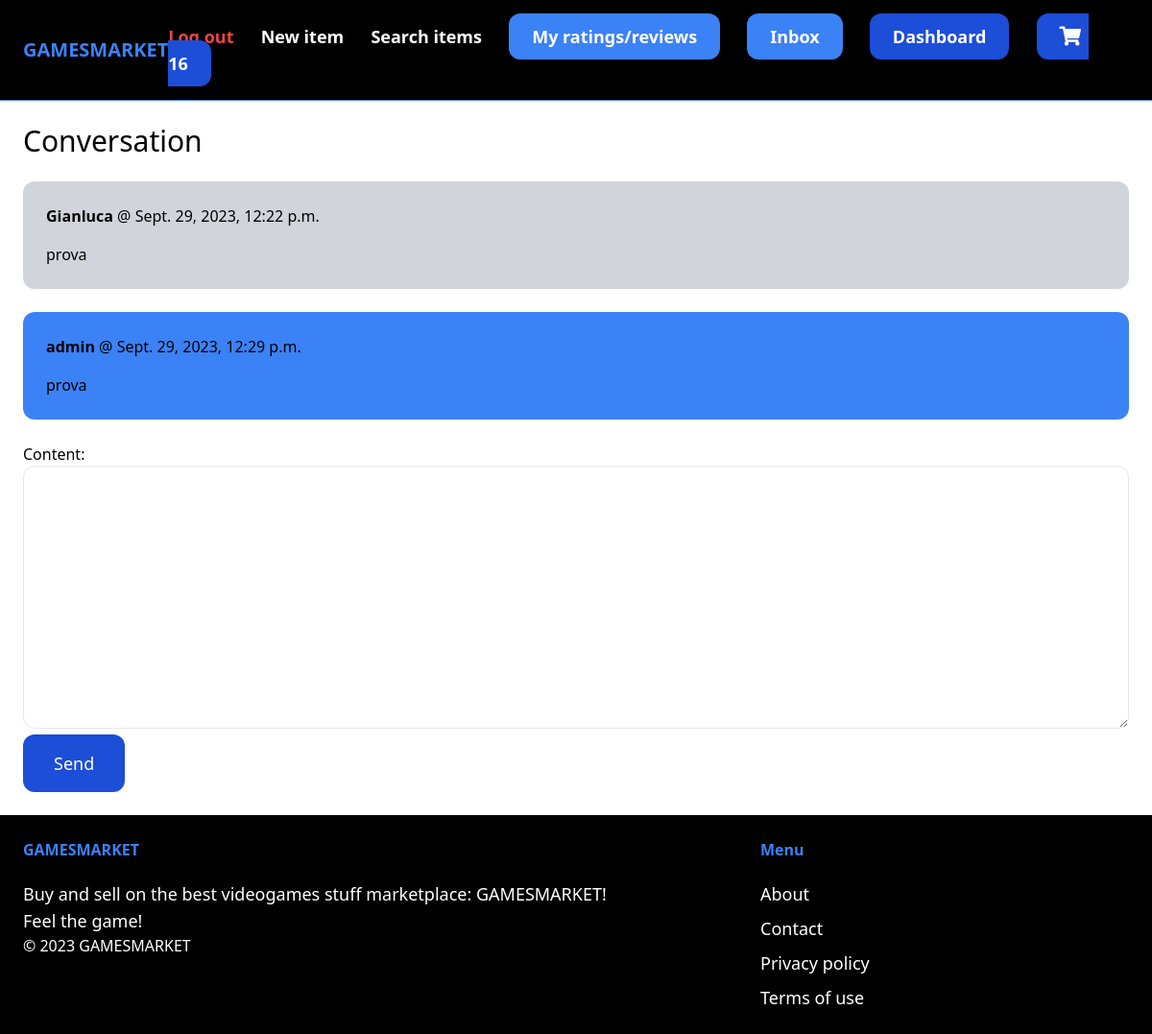
The page /inbox/2/ (signed in) on the database its author committed.
### core/models.py (models this page shows, shortened)
class Cart(models.Model):
    id = models.UUIDField(primary_key=True, default=uuid.uuid4)
    user = models.ForeignKey(User, on_delete=models.CASCADE)
    completed = models.BooleanField(default=False)
    @property
    def numOfItems(self):
        cartItems = self.cartItems.all()
        quantity = sum([item.quantity for item in cartItems])
        return quantity

class CartItem(models.Model):
    item = models.ForeignKey(Item, on_delete=models.CASCADE, related_name='itemsCart')
    cart = models.ForeignKey(Cart, on_delete=models.CASCADE, related_name='cartItems')
    quantity = models.IntegerField(default=0)

### conversation/models.py (models this page shows)
class ConversationMessage(models.Model):
    conversation = models.ForeignKey(Conversation, related_name='messages', on_delete=models.CASCADE)
    content = models.TextField()
    createdAt = models.DateTimeField(auto_now_add=True)
    createdBy = models.ForeignKey(User, related_name='createdMessages', on_delete=models.CASCADE)

### conversation/views.py (the view)
# urls.py: path('<int:pk>/', views.detail, name='detail'),
@login_required
def detail(request, pk):
    conversation = Conversation.objects.filter(members__in=[request.user.id]).get(pk=pk)
    cart = None
    if request.user.is_authenticated:
        cart, created = Cart.objects.get_or_create(user=request.user, completed=False)
    if request.method  == 'POST':
        form = ConversationMessageForm(request.POST)
        if form.is_valid():
            conversationMessage = form.save(commit=False)
            conversationMessage.conversation = conversation
            conversationMessage.createdBy = request.user
            conversationMessage.save()
            conversation.save()
            return redirect('conversation:detail', pk=pk)
    else:
        form = ConversationMessageForm()
    return render(request, 'conversation/detail.html', {
        'conversation': conversation,
        'form': form,
        'cart': cart,
    })

### conversation/forms.py
class ConversationMessageForm(forms.ModelForm):
    class Meta:
        model = ConversationMessage
        fields = ('content',)
        widgets = {
            'content': forms.Textarea(attrs={
                'class': 'w-full px-6 py-4 rounded-xl border',
            }),
        }

### conversation/templates/conversation/detail.html (shortened to what this page needs)
{% extends 'core/base.html' %}
{% block content %}
<h1 class="mb-6 text-3xl">Conversation</h1>
<div class="space-y-6">
    {% for message in conversation.messages.all %}
        <div class="p-6 flex  {% if message.createdBy == request.user %} bg-blue-500 {% else %} bg-gray-300 {% endif %} rounded-xl">
            <div>
                <p class="mb-4"><strong>{{ message.createdBy.username }}</strong> @ {{ message.createdAt }}</p>
                <p>{{ message.content }}</p>
            </div>
        </div>
    {% endfor %}
</div>
<form method="post" action="." class="mt-6">
    {{ form.as_p }}
    <button class="px-8 py-4 text-lg bg-blue-700 hover:bg-blue-900 rounded-xl text-white">Send</button>
</form>
{% endblock %}

### core/templates/core/base.html (shortened to what this page needs)
{% load static %}
<!DOCTYPE html>
<html lang="en">
    <head>
        <script src="https://cdn.tailwindcss.com"></script>
        <link rel="stylesheet" href="https://cdnjs.cloudflare.com/ajax/libs/font-awesome/5.15.3/css/all.min.css">
    </head>
    <body>
        <nav class="px-6 py-6 flex justify-between items-center border-b border-blue-500 bg-black">
            <a href="/" class="text-xl font-semibold text-blue-500">GAMESMARKET</a>
            <div class="space-x-6">
                {% if request.user.is_authenticated %}
                    <a href="{% url 'core:logout' %}" class="text-lg text-red-500 font-semibold hover:text-blue-500">Log out</a>
                {% endif %}
                <a href="{% url 'item:new' %}" class="text-lg text-white font-semibold hover:text-blue-500">New item</a>
                <a href="{% url 'item:items' %}" class="text-lg text-white font-semibold hover:text-blue-500">Search items</a>
                {% if request.user.is_authenticated %}
                    <a href="{% url 'ratingsANDreviews:myRatingsAndMyReviews' %}" class="px-6 py-3 text-lg font-semibold bg-blue-500 text-white rounded-xl hover:bg-blue-700">My ratings/reviews</a>
                    <a href="{% url 'conversation:inbox' %}" class="px-6 py-3 text-lg font-semibold bg-blue-500 text-white rounded-xl hover:bg-blue-700">Inbox</a>
                    <a href="{% url 'dashboard:index' %}" class="px-6 py-3 text-lg font-semibold bg-blue-700 text-white rounded-xl hover:bg-blue-900">Dashboard</a>
                    <a href="{% url 'core:cart' %}" class="px-6 py-3 text-lg font-semibold bg-blue-700 text-white rounded-xl hover:bg-blue-900">
                        <span style="font-size: 20px; color: white; padding-right: 0.5rem;"><i class="fas fa-shopping-cart"></i></span>
                        <span id="numOfItems">{{cart.numOfItems}}</span>
                    </a>
                {% else %}
                    <a href="{% url 'core:signup' %}" class="px-6 py-3 text-lg font-semibold bg-blue-500 text-white rounded-xl hover:bg-blue-700">Sign up</a>
                    <a href="{% url 'core:login' %}" class="px-6 py-3 text-lg font-semibold bg-blue-700 text-white rounded-xl hover:bg-blue-900">Log in</a>
                {% endif %}
            </div>
        </nav>
        <div class="px-6 py-6">
            {% block content %}
            {% endblock %}
        </div>
        <footer class="px-6 py-6 flex justify-between bg-black">
            <div class="w-2/3 pr-10">
                <h3 class="mb-5 font-semibold text-blue-500">GAMESMARKET</h3>
                <p class="text-lg text-white">Buy and sell on the best videogames stuff marketplace: GAMESMARKET!</p>
                <p class="text-lg text-white">Feel the game!</p>
                <p class="text-white font-thin">© 2023 GAMESMARKET</p>
            </div>
            <div class="w-1/3">
                <h3 class="mb-5 font-semibold text-blue-500">Menu</h3>
                <ul class="space-y-2">
                    <li> <a href="#" class="text-lg text-white hover:text-blue-700">About</a> </li>
                    <li> <a href="{% url 'core:contact' %}" class="text-lg text-white hover:text-blue-700">Contact</a> </li>
                    <li> <a href="#" class="text-lg text-white hover:text-blue-700">Privacy policy</a> </li>
                    <li> <a href="#" class="text-lg text-white hover:text-blue-700">Terms of use</a> </li>
                </ul>
            </div>
        </footer>
    </body>
<html>

### rows shown on the page
Cart: numOfItems "16"
ConversationMessage: createdBy.username "Gianluca", createdAt "Sept. 29, 2023, 12:22 p.m.", content "prova"
ConversationMessage: createdBy.username "admin", createdAt "Sept. 29, 2023, 12:29 p.m.", content "prova"
